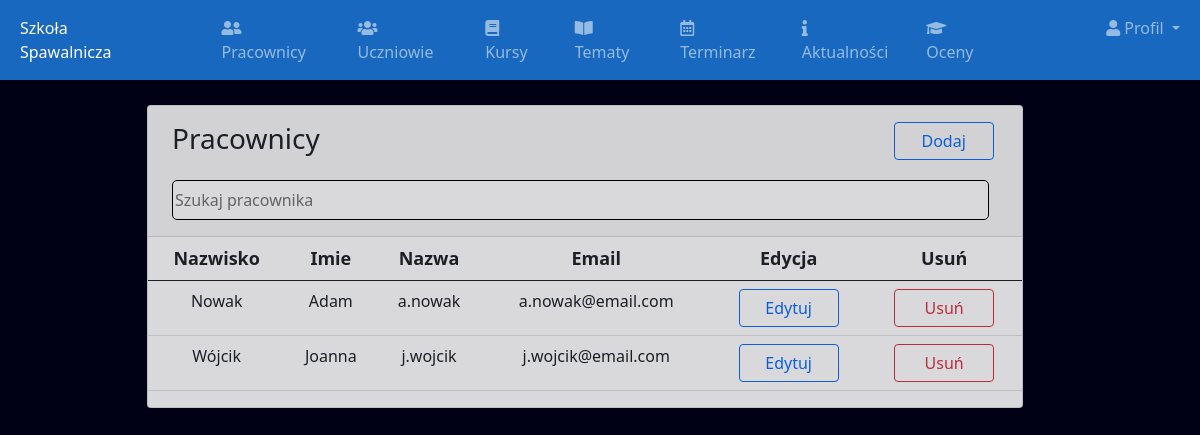
Page /adminmanagestaff/ (signed in) on the committed database.
### school/models.py (models this page shows)
class Staff(models.Model):
    id=models.AutoField(primary_key=True)
    admin=models.OneToOneField(CustomUser,on_delete=models.CASCADE)
    created_at=models.DateTimeField(auto_now_add=True)
    updated_at=models.DateTimeField(auto_now_add=True)
    objects=models.Manager()

class CustomUser(AbstractUser):
    user_type_data=((1,"HOD"),(2,"Staff"),(3,"Student"))
    user_type=models.CharField(default=1, choices=user_type_data,max_length=10)

### school/adminviews.py (the view)
# urls.py: path('adminmanagestaff/', adminviews.adminmanagestaff, name="adminmanagestaff"),
def adminmanagestaff(request):
    staff=Staff.objects.all()
    return render(request,"school/admin/adminmanagestaff.html",{"staff":staff})

### school/logincheck.py (called while the page is built, shortened)
    def process_view(self,request,view_func,view_args,view_kwargs):
        modulename=view_func.__module__
        user=request.user
        if user.is_authenticated:
            if user.user_type == "1":
                if modulename == "school.adminviews":
                    pass
                elif modulename == "school.views":
                    pass
                else:
                    return HttpResponseRedirect(reverse("adminhome"))
            else:
                modulename == "school.views"
        else:
            if request.path == reverse("loginpage") or request.path == reverse("signin") or modulename == "django.contrib.auth.views" or request.path == reverse("home") or request.path == reverse("contact"):
                pass
            else:
                return HttpResponseRedirect(reverse("loginpage"))

### school/templates/school/admin/adminmanagestaff.html (shortened to what this page needs)
{% extends 'admin/adminbase.html' %}
{% block content %}
<section class="content">
    <div class="container-fluid">
        <div class="row">
            <div class="col-12">
                <div class="card">
                    <div class="card-header">
                        <div class="row">
                            <div class="col-lg-10 text-jusify-left ms-2 my-2">
                                <h3 class="card-title">Pracownicy</h3>
                            </div>
                            <div class="col-lg-1 text-jusify-right my-2">
                                <a href="{% url 'adminaddstaff'  %}" class="button btn btn-outline-primary" >Dodaj</a>
                            </div>
                        </div>
                        <input type="text" class="search ms-2 my-2" id="search" onkeyup="mySearch()" placeholder="Szukaj pracownika" title="name">
                    </div>
                    <div class="card-body table-responsive p-0">
                        <table class="table table-hover text-nowrap" id="myTable">
                            <thead class="mtable">
                                <tr style="text-align:center">
                                    <th>Nazwisko</th>
                                    <th>Imie</th>
                                    <th>Nazwa</th>
                                    <th>Email</th>
                                    <th>Edycja</th>
                                    <th>Usuń</th>
                                </tr>
                            </thead>
                            <tbody>
                                {% for staff in staff %}
                                <tr style="text-align:center">
                                    <td>{{ staff.admin.last_name }}</td>
                                    <td>{{ staff.admin.first_name }}</td>
                                    <td>{{ staff.admin.username }}</td>
                                    <td>{{ staff.admin.email }}</td>
                                    <td><a href="/admineditstaff/{{ staff.admin.id }}" class="button btn btn-outline-primary">Edytuj</a></td>
                                    <td><a href="/admindeletestaff/{{ staff.admin.id }}" class="button btn btn-outline-danger">Usuń</a></td>
                                </tr>
                                {% endfor %}
                            </tbody>
                        </table>
                    </div>
                </div>
            </div>
        </div>
    </div>
</section>
{% endblock %}

### school/templates/school/admin/adminbase.html (style rules this page uses)
body { background: #000115; }

### school/templates/school/admin/adminmanagestaff.html (style rules this page uses)
.content { width: 75%; top: 200px; left: 45%; transform: translate(15%, 25px); opacity: 85%; }
.button { width: 100px; height: 25x; }
.search { width: 97%; height: 40px; border: none; border:solid 1px #000000; border-radius: 5px; }
.mtable { font-size: 18px; }

### rows in the picture
Staff: admin.last_name "Nowak", admin.first_name "Adam", admin.username "a.nowak", admin.email "a.nowak@email.com"
Staff: admin.last_name "Wójcik", admin.first_name "Joanna", admin.username "j.wojcik", admin.email "j.wojcik@email.com"
